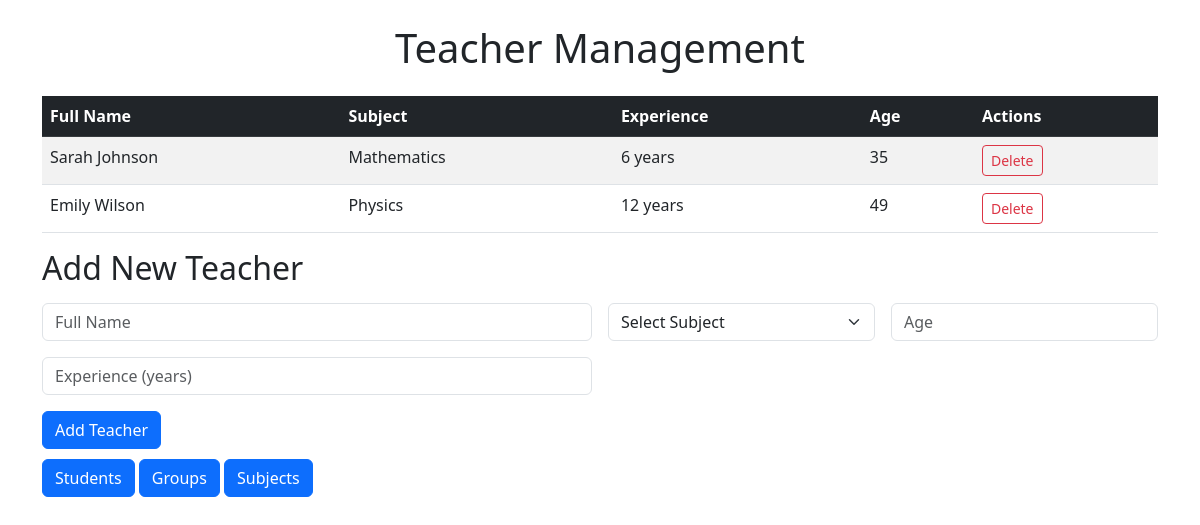
The app's page /teachers/, older data.
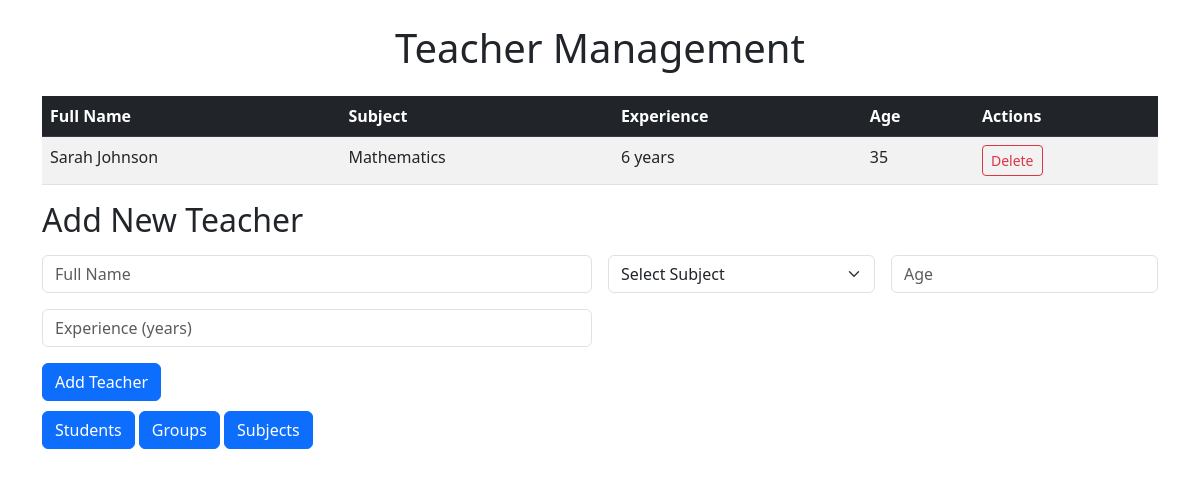
The same page, newer data.
### main/models.py (models this page shows, shortened)
class Teacher(models.Model):
    full_name = models.CharField(max_length=200)
    subject = models.ForeignKey(Subject, on_delete=models.CASCADE)
    experiance = models.IntegerField(default=0)
    age = models.IntegerField()

class Subject(models.Model):
    name = models.CharField(max_length=120)

### main/views.py (the view, shortened to what this page needs)
# urls.py: path('teachers/',Teachers),
def Teachers(request):
    context = {
        'teacher':Teacher.objects.all(),
        'subject':Subject.objects.all(),
    }
    return render(request, 'teachers.html', context)

### templates/teachers.html (shortened to what this page needs)
<!DOCTYPE html>
<html lang="en">
<head>
    <link href="https://cdn.jsdelivr.net/npm/bootstrap@5.3.0/dist/css/bootstrap.min.css" rel="stylesheet">
</head>
<body>
    <div class="container mt-4">
        <h1 class="text-center mb-4">Teacher Management</h1>
        <div class="table-responsive teacher-table">
            <table class="table table-striped table-hover">
                <thead class="table-dark">
                    <tr>
                        <th>Full Name</th>
                        <th>Subject</th>
                        <th>Experience</th>
                        <th>Age</th>
                        <th>Actions</th>
                    </tr>
                </thead>
                <tbody>
                    {% for i in teacher %}
                    <tr>
                        <td>{{ i.full_name }}</td>
                        <td>{{ i.subject.name }}</td>
                        <td>
                            <span class="exp-badge">{{ i.experiance }} years</span>
                        </td>
                        <td>{{ i.age }}</td>
                        <td>
                            <form method="post" action="{% url 'delete_object' model_name='teacher' id=i.id %}"
                                style="display: inline;">
                                <button type="submit" class="btn btn-sm btn-outline-danger"
                                    onclick="return confirm('Вы уверены, что хотите удалить преподавателя {{ i.full_name }}?')">
                                    Delete
                                </button>
                            </form>
                        </td>
                    </tr>
                    {% endfor %}
                </tbody>
            </table>
        </div>
        <div class="add-teacher-form">
            <h2 class="mb-3">Add New Teacher</h2>
            <form method="post" action="/teachers/">
                <div class="row g-3">
                    <div class="col-md-6">
                        <input type="text" class="form-control" name="full_name" placeholder="Full Name" required>
                    </div>
                    <div class="col-md-3">
                        <select class="form-select" name="subject" required>
                            <option value="" disabled selected>Select Subject</option>
                        </select>
                    </div>
                    <div class="col-md-3">
                        <input type="number" class="form-control" name="age" placeholder="Age" required>
                    </div>
                    <div class="col-md-6">
                        <input type="number" class="form-control" name="experiance" placeholder="Experience (years)"
                            required>
                    </div>
                    <div class="col-12">
                        <button type="submit" class="btn btn-primary">Add Teacher</button>
                    </div>
                </div>
            </form>
        </div>
        <a class="btn btn-primary need" href="/index/">Students</a>
        <a class="btn btn-primary need" href="/groups/">Groups</a>
        <a class="btn btn-primary need" href="/subjects/">Subjects</a>
    </div>
</body>
</html>

Row changes from the older to the newer data that the page shows:
removed Teacher: full_name "Emily Wilson", subject.name "Physics", experiance "12", age "49"
